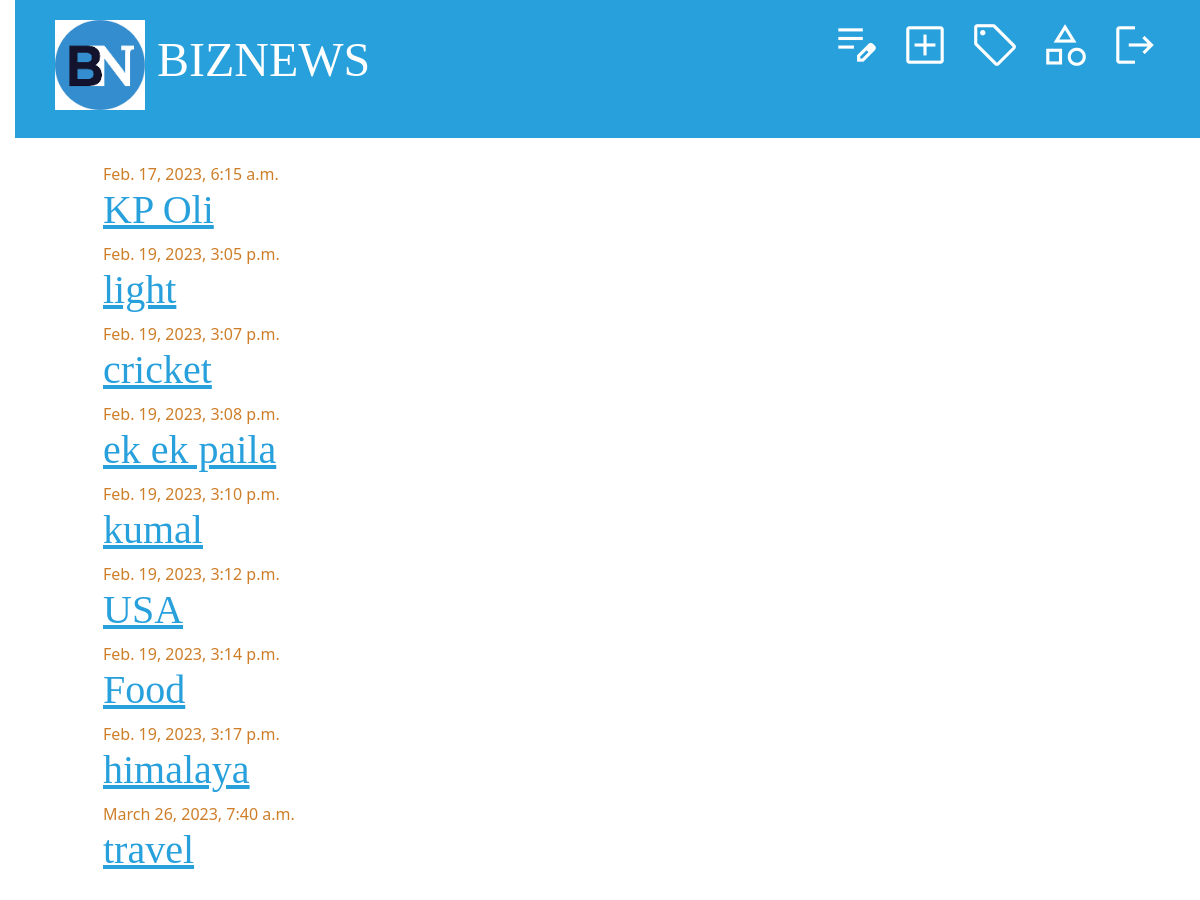
The page /tags/ (signed in) on the database its author committed.
### biznews/models.py (models this page shows, shortened)
class TimeStampModel(models.Model):
    created_at = models.DateTimeField(auto_now_add=True)
    updated_at = models.DateTimeField(auto_now=True)
    class Meta:
        abstract = True

class Tag(TimeStampModel):
    name = models.CharField(max_length=50)

### biznews/views.py (the view)
class TagListView(LoginRequiredMixin, ListView):
    model = Tag
    template_name = "news_admin/tag_list.html"
    context_object_name = "tags"

### biznews/navigation_context_processor.py (called while the page is built)
def navigation(request):
    categories = Category.objects.all()
    top_categories = (
        Post.objects.values("category__pk","category__name")
        .annotate(
            pk=F("category__pk"), name=F("category__name"), max_views=Sum("views_count")
        )
        .order_by("-views_count")
        .values("pk", "name", "max_views")
    )[:4]
    print(top_categories)
    tags = Tag.objects.all()[:10]
    return {
        "categories" : categories,
        "top_categories": top_categories,
        "tags" : tags,
    }

### templates/news_admin/tag_list.html
{% extends "news_admin/base.html" %}
{% block content %}
  <div class="col-11">
    {% for tag in tags %}
      <div class="tag">
        {% if tag.created_at %}<div class="date">{{ tag.created_at }}</div>{% endif %}
        <h1>
          <a href="{% url 'tag-detail' tag.pk %}">{{ tag.name }}</a>
        </h1>
      </div>
    {% endfor %}
  </div>
{% endblock content %}

### static/news_admin/css/blog.css (style rules this page uses)
body { padding-left: 15px; }
h1 a { color: #27a0dc; font-family: "Lobster"; }
h1, h2, h3, h4 { font-family: "Lobster", cursive; }
.date { color: #ce7e29; }

### rows shown on the page
Tag: created_at "Feb. 17, 2023, 6:15 a.m.", name "KP Oli"
Tag: created_at "Feb. 19, 2023, 3:05 p.m.", name "light"
Tag: created_at "Feb. 19, 2023, 3:07 p.m.", name "cricket"
Tag: created_at "Feb. 19, 2023, 3:08 p.m.", name "ek ek paila"
Tag: created_at "Feb. 19, 2023, 3:10 p.m.", name "kumal"
Tag: created_at "Feb. 19, 2023, 3:12 p.m.", name "USA"
Tag: created_at "Feb. 19, 2023, 3:14 p.m.", name "Food"
Tag: created_at "Feb. 19, 2023, 3:17 p.m.", name "himalaya"
Tag: created_at "March 26, 2023, 7:40 a.m.", name "travel"
